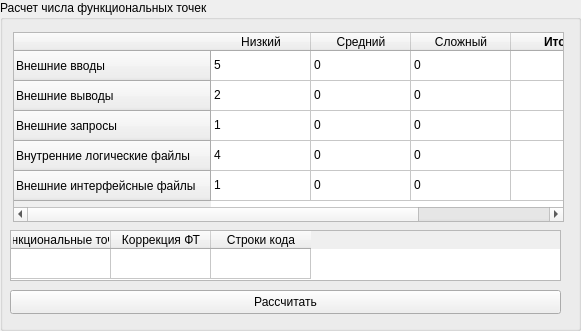
       <widget class="QGroupBox" name="groupBox_3">
        <property name="geometry">
         <rect>
          <x>10</x>
          <y>287</y>
          <width>581</width>
          <height>331</height>
         </rect>
        </property>
        <property name="font">
         <font>
          <weight>50</weight>
          <bold>false</bold>
         </font>
        </property>
        <property name="title">
         <string>Расчет числа функциональных точек</string>
        </property>
        <widget class="QPushButton" name="resultFuncDotBtn">
         <property name="geometry">
          <rect>
           <x>10</x>
           <y>290</y>
           <width>551</width>
           <height>24</height>
          </rect>
         </property>
         <property name="text">
          <string>Рассчитать</string>
         </property>
        </widget>
        <widget class="QTableWidget" name="funcDotsTable">
         <property name="geometry">
          <rect>
           <x>13</x>
           <y>32</y>
           <width>551</width>
           <height>190</height>
          </rect>
         </property>
         <row>
          <property name="text">
           <string>Внешние вводы</string>
          </property>
         </row>
         <row>
          <property name="text">
           <string>Внешние выводы</string>
          </property>
         </row>
         <row>
          <property name="text">
           <string>Внешние запросы</string>
          </property>
         </row>
         <row>
          <property name="text">
           <string>Внутренние логические файлы</string>
          </property>
         </row>
         <row>
          <property name="text">
           <string>Внешние интерфейсные файлы</string>
          </property>
         </row>
         <column>
          <property name="text">
           <string>Низкий</string>
          </property>
         </column>
         <column>
          <property name="text">
           <string>Средний</string>
          </property>
         </column>
         <column>
          <property name="text">
           <string>Сложный</string>
          </property>
         </column>
         <column>
          <property name="text">
           <string>Итого</string>
          </property>
          <property name="font">
           <font>
            <weight>75</weight>
            <bold>true</bold>
           </font>
          </property>
         </column>
         <item row="0" column="0">
          <property name="text">
           <string>5</string>
          </property>
         </item>
         <item row="0" column="1">
          <property name="text">
           <string>0</string>
          </property>
         </item>
         <item row="0" column="2">
          <property name="text">
           <string>0</string>
          </property>
         </item>
         <item row="1" column="0">
          <property name="text">
           <string>2</string>
          </property>
         </item>
         <item row="1" column="1">
          <property name="text">
           <string>0</string>
          </property>
         </item>
         <item row="1" column="2">
          <property name="text">
           <string>0</string>
          </property>
         </item>
         <item row="2" column="0">
          <property name="text">
           <string>1</string>
          </property>
         </item>
         <item row="2" column="1">
          <property name="text">
           <string>0</string>
          </property>
         </item>
         <item row="2" column="2">
          <property name="text">
           <string>0</string>
          </property>
         </item>
         <item row="3" column="0">
          <property name="text">
           <string>4</string>
          </property>
         </item>
         <item row="3" column="1">
          <property name="text">
           <string>0</string>
          </property>
         </item>
         <item row="3" column="2">
          <property name="text">
           <string>0</string>
          </property>
         </item>
         <item row="4" column="0">
          <property name="text">
           <string>1</string>
          </property>
         </item>
         <item row="4" column="1">
          <property name="text">
           <string>0</string>
          </property>
         </item>
         <item row="4" column="2">
          <property name="text">
           <string>0</string>
          </property>
         </item>
        </widget>
        <widget class="QTableWidget" name="resultFuncDotsTable">
         <property name="geometry">
          <rect>
           <x>10</x>
           <y>230</y>
           <width>551</width>
           <height>51</height>
          </rect>
         </property>
         <attribute name="verticalHeaderVisible">
          <bool>false</bool>
         </attribute>
         <row>
          <property name="text">
           <string>Результат</string>
          </property>
         </row>
         <column>
          <property name="text">
           <string>Функциональные точки</string>
          </property>
         </column>
         <column>
          <property name="text">
           <string>Коррекция ФТ</string>
          </property>
         </column>
         <column>
          <property name="text">
           <string>Строки кода</string>
          </property>
         </column>
        </widget>
       </widget>
